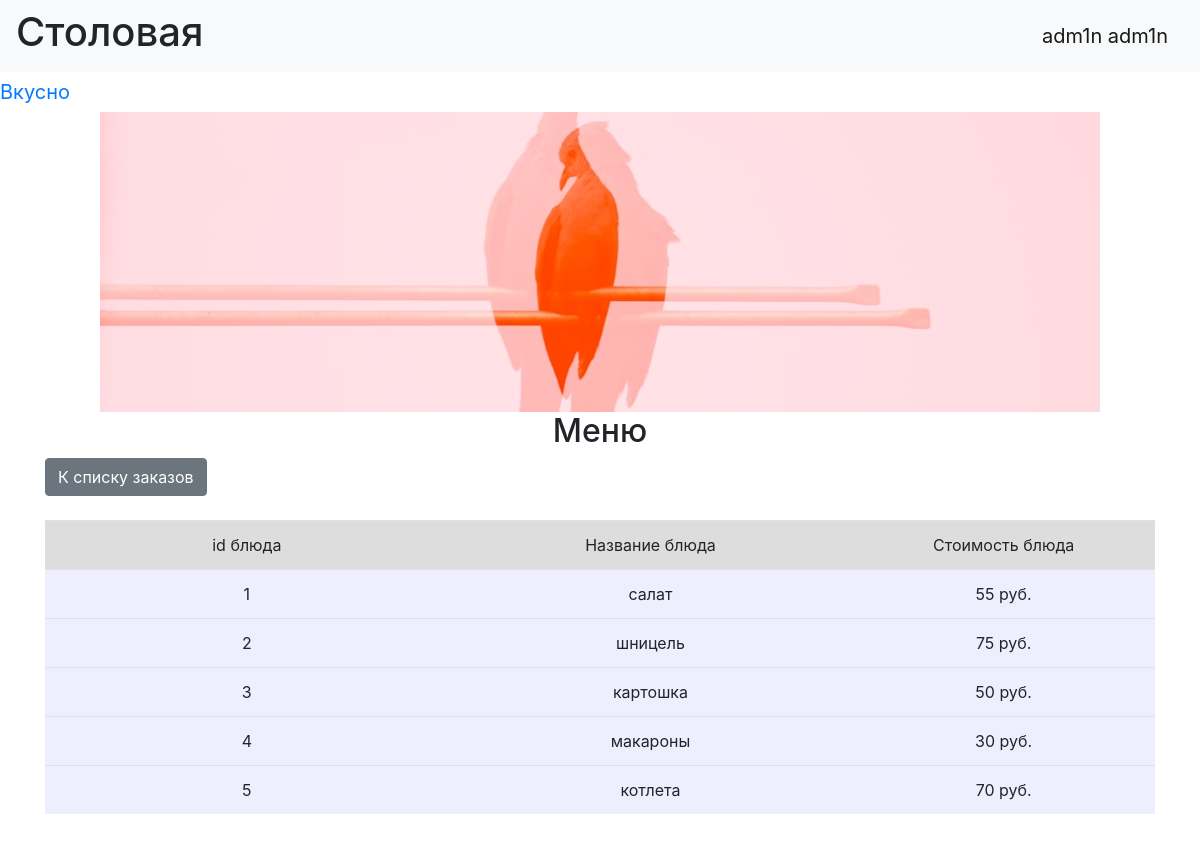
The app's page /show_menu (signed in) with its own data.
### data/users.py (models this page shows, shortened)
class User(SqlAlchemyBase, UserMixin, SerializerMixin):
    __tablename__ = 'users'
    id = sqlalchemy.Column(sqlalchemy.Integer, primary_key=True, autoincrement=True)
    name = sqlalchemy.Column(sqlalchemy.String)
    surname = sqlalchemy.Column(sqlalchemy.String)
    grade = sqlalchemy.Column(sqlalchemy.String)
    password = sqlalchemy.Column(sqlalchemy.String)
    admin = sqlalchemy.Column(sqlalchemy.Boolean, nullable=False, default=False)

### tables this page shows
CREATE TABLE menu (id INTEGER PRIMARY KEY AUTOINCREMENT, meal TEXT NOT NULL, cost INTEGER NOT NULL);

### main.py (the view)
@application.route("/show_menu")
def show_menu():
    return render_template("menu.html", meals=menu, title='Меню')

### data/db_session.py (called while the page is built)
def create_session() -> Session:
    global __factory
    return __factory()

### main.py (called while the page is built)
@login_manager.user_loader
def load_user(user_id):
    db_sess = db_session.create_session()
    return db_sess.get(User, user_id)

### templates/menu.html (shortened to what this page needs)
{% extends "base.html" %}
{% block content %}
<h2 align="center">{{title}}</h2>
<a href="index" class="btn btn-secondary">К списку заказов</a>
<br><br>
<div class="table_container">
    <table class="table">
        <tr class="my_row">
            <td class="title" width="200px" bgcolor="#dddddd" align="center">id блюда</td>
            <td class="title" width="200px" bgcolor="#dddddd" align="center">Название блюда</td>
            <td class="title" width="150px" bgcolor="#dddddd" align="center">Стоимость блюда</td>
        </tr>
        {% for meal in meals %}
        <tr class="my_row">
            <td class="ordinary" bgcolor="#eeeeff" align="center">{{ meal[0] }}</td>
            <td class="ordinary" bgcolor="#eeeeff" align="center">{{ meal[1] }}</td>
            <td class="ordinary" bgcolor="#eeeeff" align="center">{{ meal[2] }} руб.</td>
        </tr>
        {% endfor %}
    </table>
</div>
<br>
{% endblock %}

### templates/base.html (shortened to what this page needs)
<!DOCTYPE html>
<html lang="en">
<head>
    <link rel="stylesheet" href="https://stackpath.bootstrapcdn.com/bootstrap/4.4.1/css/bootstrap.min.css"
>
    <link rel="stylesheet" href="../static/css/style.css">
</head>
  <body>
    <header>
      <nav class="navbar navbar-light bg-light">
          <h1>Столовая</h1>
          {% if current_user.is_authenticated %}
            <a class="navbar-brand" href="/logout">{{ current_user.name }} {{ current_user.surname }}</a>
          {% else %}
            <a class="btn btn-primary " href="/register_user">Зарегистрировать ученика</a>
            <a class="btn btn-primary " href="/register_admin">Зарегистрировать админа</a>
            <a class="btn btn-success" href="/login">Войти</a>
          {% endif %}
      </nav>
        <a class="navbar-brand" href="#">Вкусно</a>
    </header>
    <center>
        <img src="../static/img/photo.jpg">
    </center>
    <main role="main" class="container">
        <link rel="stylesheet" href="../static/img/photo.jpg">
        {% block content %}{% endblock %}
    </main>
  </body>
</html>

### records on screen
User: name "adm1n", surname "adm1n"
menu: id "1", meal "салат", cost "55"
menu: id "2", meal "шницель", cost "75"
menu: id "3", meal "картошка", cost "50"
menu: id "4", meal "макароны", cost "30"
menu: id "5", meal "котлета", cost "70"

### other values on screen
{{ title }} "Меню"
